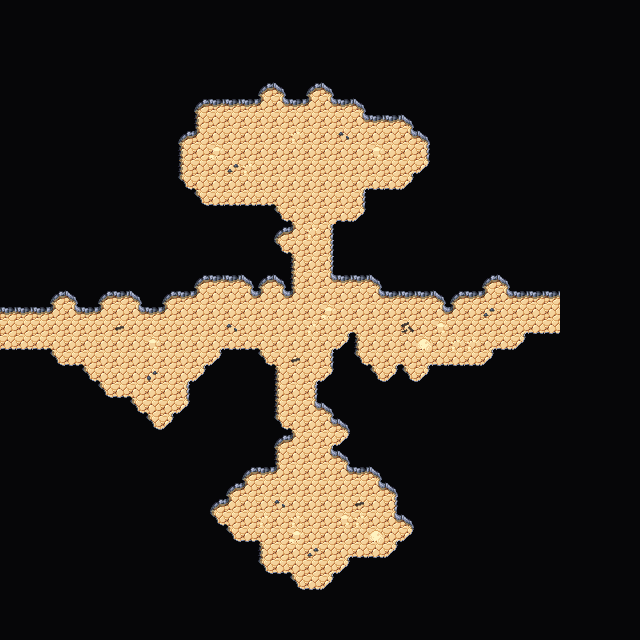

A level layout from a 2D game, rendered from its tile map. Below: a short description, then the map file with tile-grid data replaced by summaries:
An orthogonal 40x40 tile map with 16x16 px tiles, 4 tile layers (Collision, Background, Walls, Clutter), 2 tilesets and 2 objects.

<map version="1.5" tiledversion="1.7.2" orientation="orthogonal" renderorder="right-down" width="40" height="40" tilewidth="16" tileheight="16" infinite="0" nextlayerid="7" nextobjectid="62">
 <editorsettings>
  <export target="wastetown..tmx" format="tmx" />
 </editorsettings>
 <tileset firstgid="1" source="../../../tileset/main.tsx" />
 <tileset firstgid="3477" source="../../../tileset/buildings.tsx" />
 <layer id="6" name="Collision" width="40" height="40">
  <data>[1600 cells, 0 non-empty, 0 distinct tile ids]</data>
 </layer>
 <layer id="1" name="Background" width="40" height="40">
  <data>[1600 cells, 1600 non-empty, 1 distinct tile ids]</data>
 </layer>
 <layer id="2" name="Walls" width="40" height="40">
  <data>[1600 cells, 1394 non-empty, 18 distinct tile ids]</data>
 </layer>
 <layer id="3" name="Clutter" width="40" height="40">
  <properties>
   <property name="spriteLayer" type="bool" value="true" />
  </properties>
  <data>[1600 cells, 29 non-empty, 9 distinct tile ids]</data>
 </layer>
 <objectgroup id="4" name="Objects">
  <object id="59" template="../../../obj/door_right.tx" x="0.333337" y="336">
   <properties>
    <property name="teleport" value="../common/maps/map/cave/cave_multilevel_4/cave_23G3.tmx" />
    <property name="teleportObjectId" value="60" />
   </properties>
  </object>
  <object id="60" template="../../../obj/door_left.tx" x="542" y="322">
   <properties>
    <property name="teleport" value="../common/maps/map/cave/cave_multilevel_4/cave_23G5.tmx" />
    <property name="teleportObjectId" value="59" />
   </properties>
  </object>
 </objectgroup>
</map>
